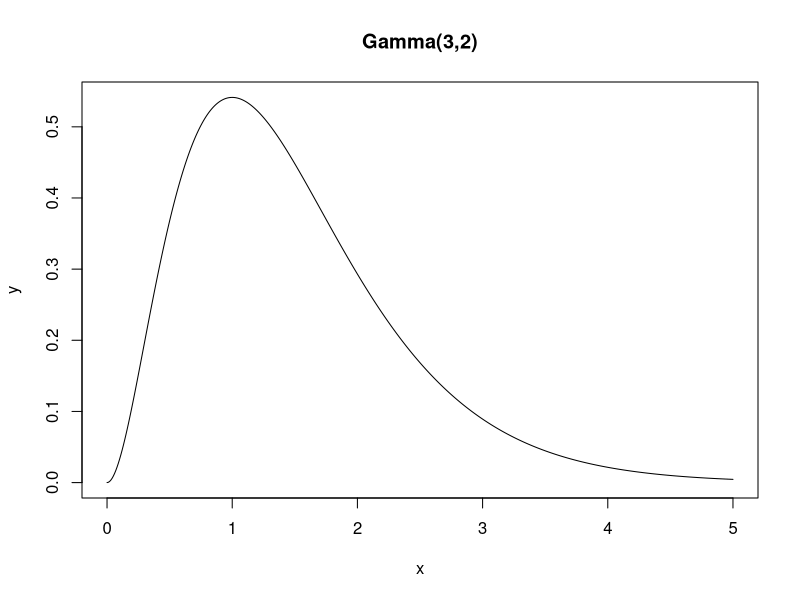

This figure's R source:

## ------------------------------------------------------------------------
newton <- function(f, x0, tol = 1e-9, n_max = 100) {
    x <- x0
    f_x <- f(x)
    n <- 0
    while ((abs(f_x[2]) > tol) & (n < n_max)) {
        # Newton's update
        x <- x - f_x[2]/f_x[3]
        f_x <- f(x)
        # Increment counter
        n <- n + 1
    }
    if (n == n_max) {
        cat('newton failed to converge\n')
    } else {
        return(x)
    }
}


## ------------------------------------------------------------------------
gamma32 <- function(x) {
    # Error checking
    if (x < 0) return(c(0, 0, 0))
    if (x == 0) return(c(0, 0, NaN))
    y <- exp(-2*x)
    return(c(4*x^2*y, 8*x*(1-x)*y, 8*(1-2*x^2)*y))
}

x <- seq(0, 5, by=0.01)
plot(x, sapply(x, gamma32)[1,], ylab='y', main='Gamma(3,2)', type='l')

newton(gamma32, 4)
newton(gamma32, 0.1)
newton(gamma32, 20)


## ------------------------------------------------------------------------
line_search <- function(f, x, y, eps=1e-9, amax=2^5) {

    # specify function g(alpha) to optimize
    g <- function(a) f(x + a*y)

    # get left point
    a_l <- 0
    g_l <- g(a_l)

    # get mid point
    a_m <- 1
    g_m <- g(a_m)
    # make a_m smaller until g(a_m) > g(a_l)
    while ((g_m < g_l) & (a_m > eps)) {
        a_m <- a_m/2
        g_m <- g(a_m)
    }

    # use 0 for a if we cannot get a suitable mid-point
    if ((a_m <= eps) & (g_m < g_l)) return(0)

    # get right point
    a_r <- 2*a_m
    g_r <- g(a_r)
    # make a_r larger until g(a_m) > g(a_r)
    while ((g_m < g_r) & (a_r < a_max)) {
        a_m <- a_r
        g_m <- g_r
        a_r <- 2*a_m
        g_r <- g(a_r)
    }

    # use a_max for a if we cannot get a suitable right point
    if ((a_r >= a_max) & (g_m < g_r)) return(a_max)

    # apply golden-section algorithm to g to find a
    a <- gsection(g, a_l, a_r, a_m)

    return(a)

} # end of function


## ------------------------------------------------------------------------
ascent <- function(f, grad_f, x0, eps = 1e-9, max_iter = 100) {

    # Initialize x values
    x_old <- x0
    gx <- grad_f(x0)
    a <- line_search(f, x0, gx)
    x <- x + a*gx
    # Initialize counter
    i <- 1
    while ((abs(f(x) - f(x_old)) > eps) & (i < max_iter)) {
        x_old <- x
        gx <- grad_f(x)
        a <- line_search(f, x, gx)
        x <- x + a*gx
        # Increment counter
        i <- i + 1
    }
    return(x)
}


## ------------------------------------------------------------------------
newton <- function(H, grad, x0, eps = 1e-9, max_iter = 100) {

    x <- x0
    gradx <- grad(x)
    Hx <- H(x)
    i <- 0
    while ((max(abs(gradx)) > eps) && (i < max_iter)) {
        x <- x - solve(Hx, gradx)
        gradx <- grad(x)
        Hx <- H(x)
        i <- i + 1
    }
    if (i == max_iter) {
        cat('newton failed to converge\n')
    } else {
        return(x)
    }
}


